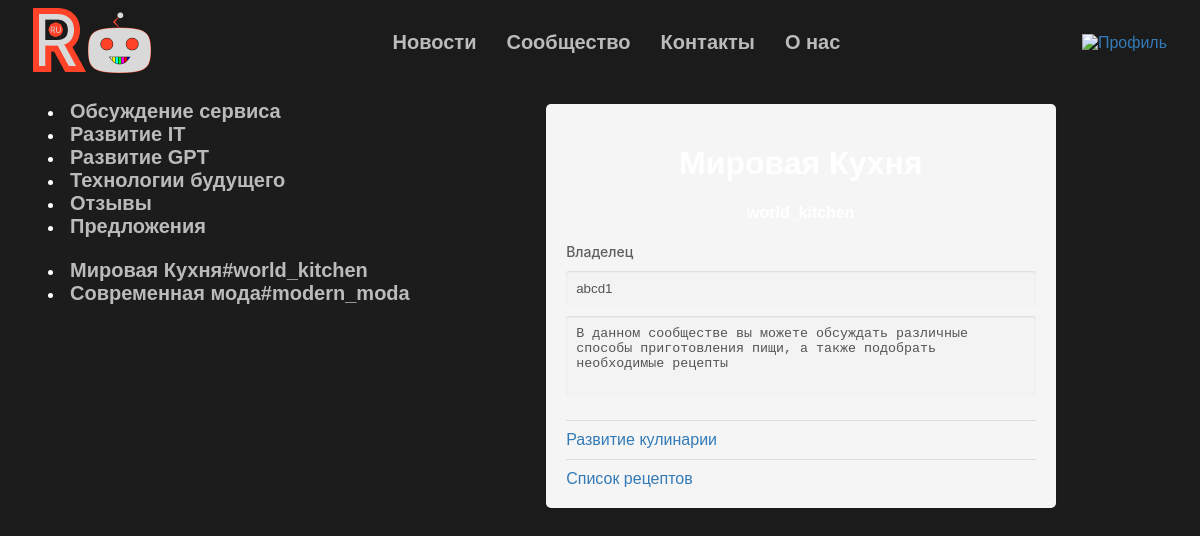
Screenshot of /community/center/world_kitchen (signed in) with the database file from the repository.
### app.py (models this page shows)
class Community(Base):
    __tablename__ = 'community'
    id = Column(Integer, primary_key=True)
    unique_name = Column(String, nullable=False, unique=True)
    owner = Column(String, nullable=False)
    com_name = Column(String, nullable=False)
    com_description = Column(String, nullable=False)
    date_creation = Column(String, nullable=False)
    chat_list = Column(String, nullable=True)

### app.py (the view)
@app.route("/community/center/<unique_name>")
@login_required
def community_center_page(unique_name: str):
    community = session.query(Community).filter_by(unique_name=unique_name).first()
    return render_template('community_center_page.html', community=community, com_chats=get_chats(community.chat_list.replace('<', '').replace('>', '')), chats=get_root_chats(), communities=get_communities())

### app.py (called while the page is built)
@login_manager.user_loader
def load_user(user_id):
    return UserLogin().fromDB(user_id)

def get_chats(chat_list: str) -> list[str]:
    chats=chat_list.split(',')
    chats.remove('')
    return chats

def get_communities():
    return session.query(Community).filter(Community.unique_name != 'root') .all()

def get_root_chats():
    chats = get_chats(session.query(Community).filter_by(unique_name="root").first().chat_list.replace('<', '').replace('>', ''))
    return chats if chats else ""

    def fromDB(self, user_id):
        self.__user = session.query(Auth).filter_by(id=user_id)
        self.__id = user_id
        return self

    def get_id(self):
        return self.__id

### templates/community_center_page.html (shortened to what this page needs)
{% extends "community_base.html" %}
{% block container %}
<form action="/community/center/{{community.unique_name}}" method="post">
    <center>
        <h1>{{community.com_name}}</h1>
        <h4>{{community.unique_name}}</h4>
    </center>
    <label for="com_owner">Владелец</label>
    <input type="text" name="com_owner" value="{{community.owner}}" disabled>
    <textarea type="textarea" name="com_desc" placeholder="Описание чата" rows="4" disabled>{{community.com_description}}</textarea>
    {% for com_chat in com_chats %}
        <hr>
        <a href="/community/center/{{community.unique_name}}/{{com_chat}}">{{com_chat}}</a>
    {% endfor %}
</form>
{% endblock %}

### templates/community_base.html (shortened to what this page needs)
{% extends "base.html" %}
{% block style %}
<link rel="stylesheet" href="{{url_for('static', filename='css/input_style.css')}}">
<link rel="stylesheet" href="{{url_for('static', filename='css/text_area_style.css')}}">
{% endblock %}
{% block content %}
<base_content_pane>
    <menu>
        {% for chat in chats %}
            <li><a href="/community/center/root/{{chat}}">{{chat}}</a></li>
        {% endfor %}
        {% for cm in communities %}
            <li><a href="/community/center/{{cm.unique_name}}">{{cm.com_name}}#{{cm.unique_name}}</a></li>
        {% endfor %}
    </menu>
    <container>
        {% block container %}{% endblock %}
    </container>
</base_content_pane>
{% endblock %}

### static/css/main.css (style rules this page uses)
body { font-family: Arial, Helvetica, sans-serif; color: #fff; background-color: #1C1C1C; }
form { width: 400px; margin: 20px auto; background-color: #f5f5f5; padding: 20px; border-radius: 5px; box-shadow: 0 2px 5px rgba(0, 0, 0, 0.1); }
a { color: #fff; text-decoration: none; }
li a { color: #bbbbbb; font-weight: bold; font-size: 20px; }

### static/css/input_style.css (style rules this page uses)
input[type="text"], input[type="password"], input[type="submit"], input[type="email"], input[type="tel"], input[type="date"] { width: -webkit-fill-available; padding: 10px; margin-bottom: 10px; margin-top: 10px; border: none; border-radius: 3px; box-shadow: inset 0 1px 2px rgba(0, 0, 0, 0.1); }
a { color: #337ab7; text-decoration: none; }
hr { margin-top: 10px; margin-bottom: 10px; border: none; border-top: 1px solid #ddd; }
label { font-family: -apple-system, BlinkMacSystemFont, "Segoe UI", Roboto, Oxygen, Ubuntu, Cantarell, "Open Sans", "Helvetica Neue", sans-serif; text-shadow: none; font-weight: 500; font-size: 14px; color: #5f5f5f; text-decoration: none; }

### static/css/text_area_style.css (style rules this page uses)
textarea { width: -webkit-fill-available; padding: 10px; margin-bottom: 10px; border: none; border-radius: 3px; box-shadow: inset 0 1px 2px rgba(0, 0, 0, 0.1); resize: none; }

### templates/community_base.html (style rules this page uses)
base_content_pane { display: flex; flex-direction: row; }
menu { display: flex; flex-direction: column; }
container { flex: auto; }

### templates/community_center_page.html (style rules this page uses)
form { width: 60%; }

### rows the page displays
Community: com_name "Мировая Кухня", unique_name "world_kitchen", com_owner "abcd1", com_desc "В данном сообществе вы можете обсуждать различные способы приготовления пищи, а также подобрать необходимые рецепты"
Community: com_name "Современная мода", unique_name "modern_moda"

### other values shown
{{ chat }} "Обсуждение сервиса" "Развитие IT" "Развитие GPT" "Технологии будущего" "Отзывы" "Предложения"
{{ com_chat }} "Развитие кулинарии" "Список рецептов"
